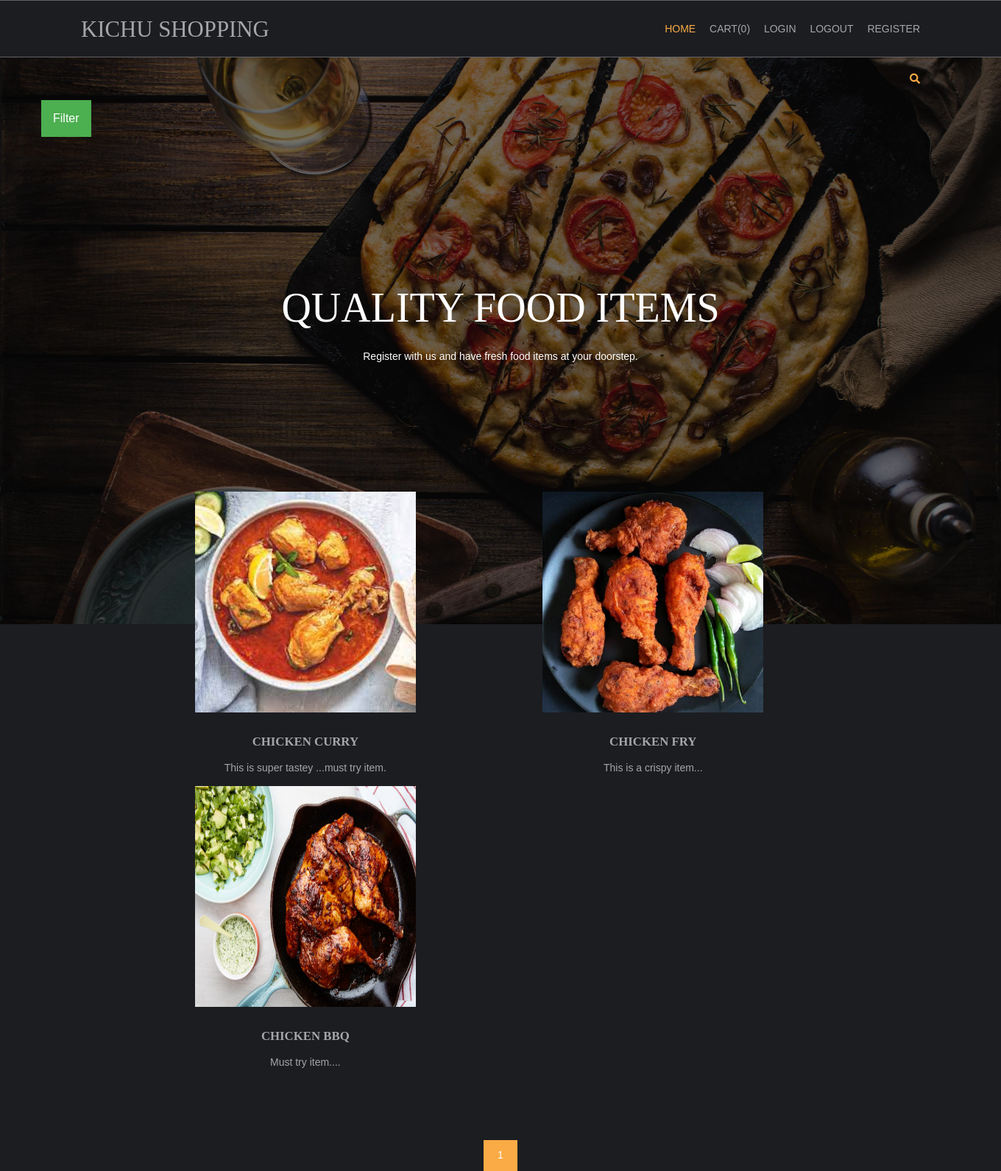
Screenshot of /chicken-recipes/ with the database file from the repository.
### shop/models.py (models this page shows, shortened)
class products(models.Model):
    name = models.CharField(max_length=250, unique=True)
    slug = models.SlugField(max_length=250, unique=True)
    img=models.ImageField(upload_to='product')
    desc=models.TextField()
    stock=models.IntegerField()
    available=models.BooleanField()
    price=models.IntegerField()
    category=models.ForeignKey(categ,on_delete=models.CASCADE)
    def get_url(self):
        return reverse('details',args=[self.category.slug,self.slug])

### shop/views.py (the view)
# urls.py: 2. Add a URL to urlpatterns:  path('', views.home, name='home')
def home(request,c_slug=None):
    c_page=None
    prodt=None
    if c_slug!=None:
        c_page=get_object_or_404(categ,slug=c_slug)
        prodt=products.objects.filter(category=c_page,available=True)
    else:
        prodt=products.objects.all().filter(available=True)
    cat=categ.objects.all()
    paginator=Paginator(prodt,6)
    try:
        page=int(request.GET.get('page','1'))
    except:
        page=1
    try:
        pro=paginator.page(page)
    except(EmptyPage,InvalidPage):
        pro=paginator.page(paginator.num_pages)
    return render(request,'home.html',{'pr':prodt,'ct':cat,'pg':pro})

### cart/context_processor.py (called while the page is built)
def count(request):
    item_count=0;
    if 'admin' in request.path:
        return {}
    else:
        try:
            ct=cartlist.objects.filter(cart_id=c_id(request))
            cti=items.objects.all().filter(cart=ct[:1])
            for c in cti:
                item_count+=c.quan
        except cartlist.DoesNotExist:
            item_count=0
        return dict(itc=item_count)

### cart/views.py (called while the page is built)
def c_id(request):
    ct_id=request.session.session_key
    if not ct_id:
        ct_id=request.session.create()
    return ct_id

### shop/models.py (called while the page is built)
    def get_url(self):
        return reverse('prod_cat',args=[self.slug])

### templates/home.html (shortened to what this page needs)
{% extends 'base.html' %}
{% load static %}
{% block content %}
<html lang="">
<head>
<link href="{% static 'hm/layout/styles/layout.css' %}" rel="stylesheet" type="text/css" media="all">
</head>
<body id="top">
<div class="bgded overlay" style="background-image:url({% static 'hm/images/demo/backgrounds/bg.jpg' %});">
  <div class="wrapper row0">
    <div id="topbar" class="hoc clear">
  <div class="fl_right">
        <ul class="nospace">
          <li id="searchform">
          </li>
        </ul>
      </div>
      </div>
  </div>
  <div class="dropdown">
  <button class="dropbtn">Filter</button>
</div>
  <div id="pageintro" class="hoc clear" >
    <article>
      <h3 class="heading">QUALITY FOOD ITEMS</h3>
      <p>Register with us and have fresh food items at your doorstep.</p>
    </article>
  </div>
</div>
<div class="gallery" align="center" >
  <main class="gallery"  >
    <section id="introblocks">
      <ul class="nospace group btmspace-80">
        {% for i in pg.object_list %}
        <li class="one_third" >
          <figure><a class="imgover" href="{{i.get_url}}">
            <img class="gallery" src="{{i.img.url}}" style="height:300;width:300;" alt=""></a>
            <figcaption>
              <h6 class="heading">{{i.name}}</h6>
              <p>{{i.desc|truncatewords:15}}</p>
            </figcaption>
          </figure>
        </li>
        {% endfor %}
      </ul>
    </section>
    </main>
    </div>
    <center >
      {% for p in pg.paginator.page_range %}
      <a  href="?page={{p}}" class="btn btn-light btn-sm {% if pg.number == p %} active {% endif %}">{{p}}</a>
      {% endfor %}
    </center>
</body>
</html>
{% endblock %}

### static/hm/layout/styles/layout.css (style rules this page uses)
#topbar { padding:20px 0; font-size:.8rem; text-transform:uppercase; }
#topbar ul li { display:inline-block; margin-right:15px; }
#topbar ul li:last-child { margin-right:0; padding-right:0; border-right:none; }
#topbar #searchform { position:relative; line-height:1; z-index:9999; }
#topbar #searchform::after { display:block; height:18px; line-height:18px; padding:0; font-family:"Font Awesome\ 5 Free"; font-weight:900; font-size:1rem; content:"\f002"; }
#topbar #searchform ::placeholder { text-transform:capitalize; }
#pageintro { padding:200px 0 300px; }
#pageintro article, #pageintro article p { display:block; max-width:75%; margin:0 auto; text-align:center; }
#pageintro article p { max-width:65%; line-height:2rem; }
#pageintro .heading { margin-bottom:20px; font-size:4rem; }
#introblocks { display:block; position:relative; margin:-180px 0 0 0; z-index:1; text-align:center; }
#introblocks figure figcaption { display:block; padding:30px 0 0 0; text-align:center; }
#introblocks figure figcaption .heading { font-size:1.2rem; font-weight:700; margin-bottom:0; }
*, *::before, *::after { transition:all .3s ease-in-out; }
body { color:#A5A6AA; background-color:#1C1D21; }
a { color:#FBAB45; }
.overlay { color:#FFFFFF; background-color:inherit; }
.overlay::after { color:inherit; background-color:rgba(0,0,0,.55); }
.btn, .btn.inverse:hover { color:#FFFFFF; background-color:#FBAB45; border-color:#FBAB45; }
.imgover, .imgover:hover::after { color:#FFFFFF; }
#topbar #searchform { color:#FBAB45; }
#pageintro { color:#FFFFFF; }
@media screen and (min-width:1140px) { .hoc { max-width:1140px; } }

### static/hm/layout/styles/framework.css (style rules this page uses)
html { overflow-y:scroll; overflow-x:hidden; }
html, body { margin:0; padding:0; font-size:14px; line-height:1.6em; }
*, *::before, *::after { box-sizing:border-box; }
.nospace { margin:0; padding:0; list-style:none; }
.overlay { position:relative; z-index:1; }
.overlay::after { display:block; position:absolute; top:0; left:0; width:100%; height:100%; content:""; z-index:-1; }
.bgded { background-position:top center; background-repeat:no-repeat; background-size:cover; }
.btn { display:inline-block; padding:8px 18px 10px; text-transform:uppercase; border:1px solid; }
.clear, .group { display:block; }
.clear::before, .clear::after, .group::before, .group::after { display:table; content:""; }
.clear, .clear::after, .group, .group::after { clear:both; }
a { outline:none; text-decoration:none; }
.fl_right, .imgr { float:right; }
img { width:auto; max-width:100%; height:auto; margin:0; padding:0; border:none; line-height:normal; vertical-align:middle; }
.imgover { display:inline-block; position:relative; max-width:100%; }
.imgover::before, .imgover::after { display:block; position:absolute; content:""; text-align:center; opacity:0; }
.imgover::before { top:0; right:0; bottom:0; left:0; }
.imgover::after { top:50%; left:50%; width:50px; height:50px; line-height:50px; margin:-25px 0 0 -25px; font-family:"Font Awesome\ 5 Free"; font-weight:900; content:"\f067"; font-size:28px; }
body, input, textarea, select { font-family:Verdana, Geneva, sans-serif; }
h1, h2, h3, h4, h5, h6, .heading { font-family:Georgia, "Times New Roman", Times, serif; }
label, input, textarea, select, button { display:block; resize:none; outline:none; color:inherit; font-size:inherit; font-family:inherit; vertical-align:middle; }
::placeholder { opacity:1; }
h1, h2, h3, h4, h5, h6, .heading { margin:0 0 20px 0; font-size:1.4rem; line-height:normal; font-weight:normal; text-transform:uppercase; }
.wrapper { display:block; position:relative; width:100%; margin:0; padding:0; text-align:left; word-wrap:break-word; }
.hoc { display:block; margin:0 auto; }
address, article, aside, figcaption, figure, footer, header, main, nav, section { display:block; margin:0; padding:0; }
.one_half, .one_third, .two_third, .one_quarter, .two_quarter, .three_quarter { display:inline-block; float:left; margin:0 0 0 4.21052%; list-style:none; }
.one_third { width:30.52631%; }
.btmspace-80 { margin-bottom:80px; }

### templates/home.html (style rules this page uses)
.dropbtn { background-color: #4CAF50; color: white; padding: 16px; font-size: 16px; border: none; cursor: pointer; }
.dropdown { position: relative; display: inline-block; padding-left: 56px; }
div.gallery { margin-left: 150px; float: left; width: 100%; height: auto; }
div.gallery img { width: 100%; height: auto; }

### rows the page displays
products: img (picture), name "CHICKEN CURRY", desc "This is super tastey ...must try item."
products: img (picture), name "CHICKEN FRY", desc "This is a crispy item..."
products: img (picture), name "CHICKEN BBQ", desc "Must try item...."

### other values shown
{{ itc }} "0"
{{ p }} "1"
